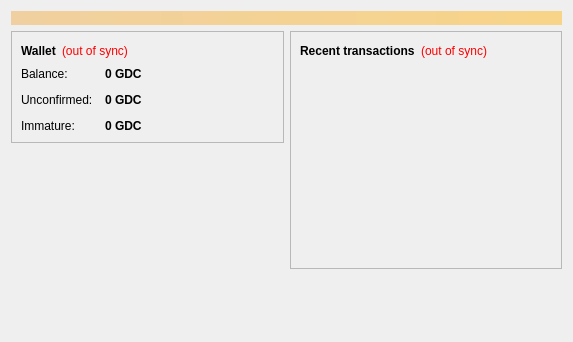
<?xml version="1.0" encoding="UTF-8"?>
<ui version="4.0">
 <class>OverviewPage</class>
 <widget class="QWidget" name="OverviewPage">
  <property name="geometry">
   <rect>
    <x>0</x>
    <y>0</y>
    <width>573</width>
    <height>342</height>
   </rect>
  </property>
  <property name="windowTitle">
   <string>Form</string>
  </property>
  <layout class="QVBoxLayout" name="topLayout">
   <item>
    <widget class="QLabel" name="labelAlerts">
     <property name="visible">
      <bool>false</bool>
     </property>
     <property name="styleSheet">
      <string notr="true">background-color: qlineargradient(x1: 0, y1: 0, x2: 1, y2: 0, stop:0 #F0D0A0, stop:1 #F8D488); color:#000000;</string>
     </property>
     <property name="wordWrap">
      <bool>true</bool>
     </property>
     <property name="margin">
      <number>3</number>
     </property>
    </widget>
   </item>
   <item>
    <layout class="QHBoxLayout" name="horizontalLayout" stretch="1,1">
     <item>
      <layout class="QVBoxLayout" name="verticalLayout_2">
       <item>
        <widget class="QFrame" name="frame">
         <property name="frameShape">
          <enum>QFrame::StyledPanel</enum>
         </property>
         <property name="frameShadow">
          <enum>QFrame::Raised</enum>
         </property>
         <layout class="QVBoxLayout" name="verticalLayout_4">
          <item>
           <layout class="QHBoxLayout" name="horizontalLayout_4">
            <item>
             <widget class="QLabel" name="label_5">
              <property name="font">
               <font>
                <weight>75</weight>
                <bold>true</bold>
               </font>
              </property>
              <property name="text">
               <string>Wallet</string>
              </property>
             </widget>
            </item>
            <item>
             <widget class="QLabel" name="labelWalletStatus">
              <property name="toolTip">
               <string>The displayed information may be out of date. Your wallet automatically synchronizes with the GoldDiggerCoin network after a connection is established, but this process has not completed yet.</string>
              </property>
              <property name="styleSheet">
               <string notr="true">QLabel { color: red; }</string>
              </property>
              <property name="text">
               <string notr="true">(out of sync)</string>
              </property>
              <property name="alignment">
               <set>Qt::AlignLeading|Qt::AlignLeft|Qt::AlignVCenter</set>
              </property>
             </widget>
            </item>
            <item>
             <spacer name="horizontalSpacer_2">
              <property name="orientation">
               <enum>Qt::Horizontal</enum>
              </property>
              <property name="sizeHint" stdset="0">
               <size>
                <width>40</width>
                <height>20</height>
               </size>
              </property>
             </spacer>
            </item>
           </layout>
          </item>
          <item>
           <layout class="QFormLayout" name="formLayout_2">
            <property name="fieldGrowthPolicy">
             <enum>QFormLayout::AllNonFixedFieldsGrow</enum>
            </property>
            <property name="horizontalSpacing">
             <number>12</number>
            </property>
            <property name="verticalSpacing">
             <number>12</number>
            </property>
            <item row="0" column="0">
             <widget class="QLabel" name="label">
              <property name="text">
               <string>Balance:</string>
              </property>
             </widget>
            </item>
            <item row="0" column="1">
             <widget class="QLabel" name="labelBalance">
              <property name="font">
               <font>
                <weight>75</weight>
                <bold>true</bold>
               </font>
              </property>
              <property name="cursor">
               <cursorShape>IBeamCursor</cursorShape>
              </property>
              <property name="toolTip">
               <string>Your current balance</string>
              </property>
              <property name="text">
               <string notr="true">0 GDC</string>
              </property>
              <property name="textInteractionFlags">
               <set>Qt::LinksAccessibleByMouse|Qt::TextSelectableByKeyboard|Qt::TextSelectableByMouse</set>
              </property>
             </widget>
            </item>
            <item row="1" column="0">
             <widget class="QLabel" name="label_3">
              <property name="text">
               <string>Unconfirmed:</string>
              </property>
             </widget>
            </item>
            <item row="1" column="1">
             <widget class="QLabel" name="labelUnconfirmed">
              <property name="font">
               <font>
                <weight>75</weight>
                <bold>true</bold>
               </font>
              </property>
              <property name="cursor">
               <cursorShape>IBeamCursor</cursorShape>
              </property>
              <property name="toolTip">
               <string>Total of transactions that have yet to be confirmed, and do not yet count toward the current balance</string>
              </property>
              <property name="text">
               <string notr="true">0 GDC</string>
              </property>
              <property name="textInteractionFlags">
               <set>Qt::LinksAccessibleByMouse|Qt::TextSelectableByKeyboard|Qt::TextSelectableByMouse</set>
              </property>
             </widget>
            </item>
            <item row="2" column="0">
             <widget class="QLabel" name="labelImmatureText">
              <property name="text">
               <string>Immature:</string>
              </property>
             </widget>
            </item>
            <item row="2" column="1">
             <widget class="QLabel" name="labelImmature">
              <property name="font">
               <font>
                <weight>75</weight>
                <bold>true</bold>
               </font>
              </property>
              <property name="toolTip">
               <string>Mined balance that has not yet matured</string>
              </property>
              <property name="text">
               <string notr="true">0 GDC</string>
              </property>
              <property name="textInteractionFlags">
               <set>Qt::LinksAccessibleByMouse|Qt::TextSelectableByKeyboard|Qt::TextSelectableByMouse</set>
              </property>
             </widget>
            </item>
           </layout>
          </item>
         </layout>
        </widget>
       </item>
       <item>
        <spacer name="verticalSpacer">
         <property name="orientation">
          <enum>Qt::Vertical</enum>
         </property>
         <property name="sizeHint" stdset="0">
          <size>
           <width>20</width>
           <height>40</height>
          </size>
         </property>
        </spacer>
       </item>
        <item>
         <widget class="QLabel" name="label_wallet_bgcoin">
          <property name="text">
           <string/>
          </property>
          <property name="pixmap">
           <pixmap resource="../bitcoin.qrc">:/images/wallet_bgcoin</pixmap>
          </property>
          <property name="scaledContents">
           <bool>false</bool>
          </property>
          <property name="alignment">
           <set>Qt::AlignCenter</set>
          </property>
          <property name="margin">
           <number>-2</number>
          </property>
         </widget>
        </item>
        <item>
         <widget class="QLabel" name="label_6">
          <property name="text">
           <string/>
          </property>
         </widget>
        </item>
      </layout>
     </item>
     <item>
      <layout class="QVBoxLayout" name="verticalLayout_3">
       <item>
        <widget class="QFrame" name="frame_2">
         <property name="frameShape">
          <enum>QFrame::StyledPanel</enum>
         </property>
         <property name="frameShadow">
          <enum>QFrame::Raised</enum>
         </property>
         <layout class="QVBoxLayout" name="verticalLayout">
          <item>
           <layout class="QHBoxLayout" name="horizontalLayout_2">
            <item>
             <widget class="QLabel" name="label_4">
              <property name="text">
               <string>&lt;b&gt;Recent transactions&lt;/b&gt;</string>
              </property>
             </widget>
            </item>
            <item>
             <widget class="QLabel" name="labelTransactionsStatus">
              <property name="toolTip">
               <string>The displayed information may be out of date. Your wallet automatically synchronizes with the GoldDiggerCoin network after a connection is established, but this process has not completed yet.</string>
              </property>
              <property name="styleSheet">
               <string notr="true">QLabel { color: red; }</string>
              </property>
              <property name="text">
               <string notr="true">(out of sync)</string>
              </property>
              <property name="alignment">
               <set>Qt::AlignRight|Qt::AlignTrailing|Qt::AlignVCenter</set>
              </property>
             </widget>
            </item>
            <item>
             <spacer name="horizontalSpacer">
              <property name="orientation">
               <enum>Qt::Horizontal</enum>
              </property>
              <property name="sizeHint" stdset="0">
               <size>
                <width>40</width>
                <height>20</height>
               </size>
              </property>
             </spacer>
            </item>
           </layout>
          </item>
          <item>
           <widget class="QListView" name="listTransactions">
            <property name="styleSheet">
             <string notr="true">QListView { background: transparent; }</string>
            </property>
            <property name="frameShape">
             <enum>QFrame::NoFrame</enum>
            </property>
            <property name="verticalScrollBarPolicy">
             <enum>Qt::ScrollBarAlwaysOff</enum>
            </property>
            <property name="horizontalScrollBarPolicy">
             <enum>Qt::ScrollBarAlwaysOff</enum>
            </property>
            <property name="selectionMode">
             <enum>QAbstractItemView::NoSelection</enum>
            </property>
           </widget>
          </item>
         </layout>
        </widget>
       </item>
       <item>
        <spacer name="verticalSpacer_2">
         <property name="orientation">
          <enum>Qt::Vertical</enum>
         </property>
         <property name="sizeHint" stdset="0">
          <size>
           <width>20</width>
           <height>40</height>
          </size>
         </property>
        </spacer>
       </item>
      </layout>
     </item>
    </layout>
   </item>
  </layout>
 </widget>
 <resources/>
 <connections/>
</ui>
